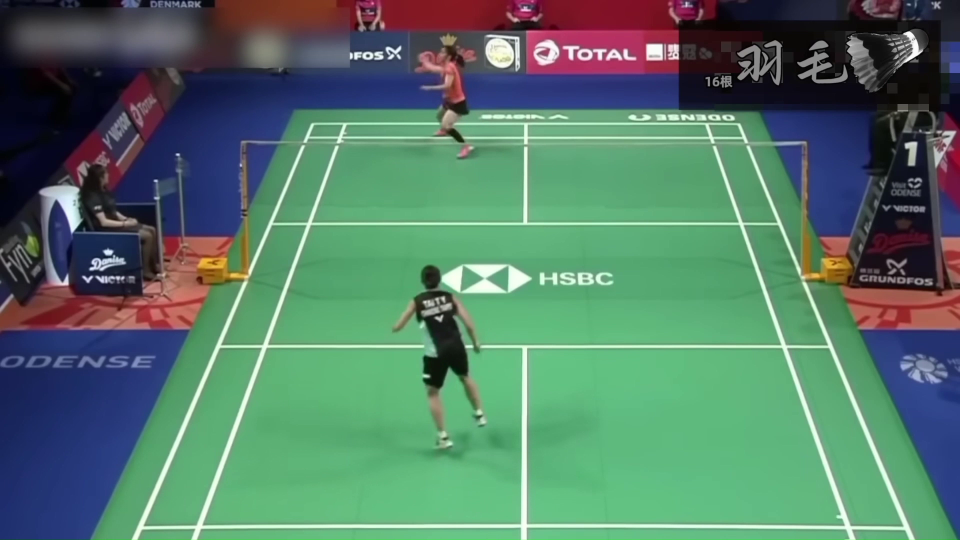
#> input picture frame 4 of B3.mp4, 1920 x 1080 px, given in place of B1.mp4, which was not available (shown at 1/2 size)
$ python e.py
#> lines starting #> are read from the running program, lines starting #| are printed output that depends on the picture; pictures that were not available may be replaced by others from this repository, and a replacement may not be noted
"""
    用 opencv 讀取兩個影片
    一個放左邊一個放右邊
"""


import cv2
import numpy as np

# 打開兩個影片
cap1 = cv2.VideoCapture('B1.mp4')
cap2 = cv2.VideoCapture('B2.mp4')

# 獲取第一個視頻的寬度和高度
width1 = int(cap1.get(cv2.CAP_PROP_FRAME_WIDTH))
height1 = int(cap1.get(cv2.CAP_PROP_FRAME_HEIGHT))
# 獲取第二個視頻的寬度和高度
width2 = int(cap2.get(cv2.CAP_PROP_FRAME_WIDTH))
height2 = int(cap2.get(cv2.CAP_PROP_FRAME_HEIGHT))

# 設置輸出視頻的寬度和高度
output_width = width1 + width2
output_height = max(height1, height2)
# 設置調整後的寬度和高度（例如縮小一半）
resized_width = output_width // 7
resized_height = output_height // 7

while True:
    ret1, frame1 = cap1.read()
#> frame1 is the input picture: shape (1080, 1920, 3); mean B, G, R 103.8, 120.2, 84.6
    ret2, frame2 = cap2.read()
    if not ret1 or not ret2:
        print("Cannot receive frame")
        break

    # # 如果兩個視頻的高度不同，調整高度以匹配
    # if height1 != height2:
    #     frame1 = cv2.resize(frame1, (width1, output_height))
    #     frame2 = cv2.resize(frame2, (width2, output_height))

    # 創建一個空白畫布
    output_frame = np.zeros((output_height, output_width, 3), dtype=np.uint8)
    # 將第一個視頻放在左半邊
    output_frame[:, :width1] = frame1
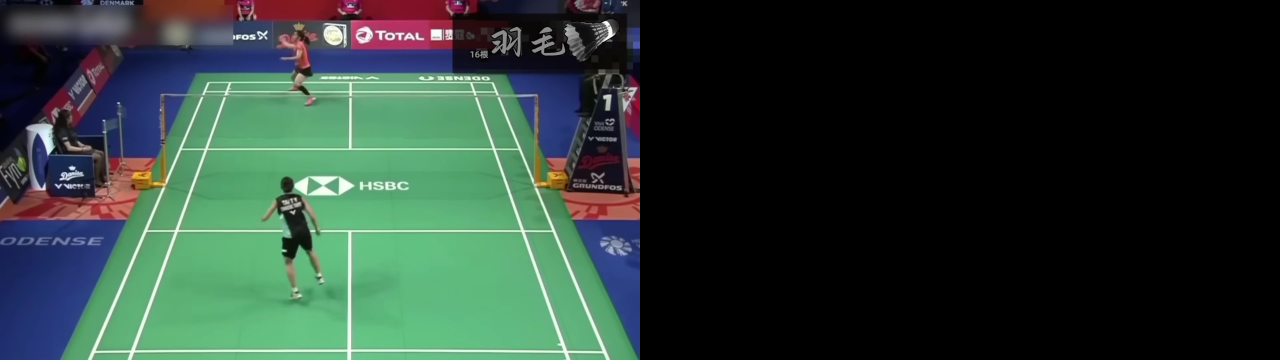
#> output_frame: shape (1080, 3840, 3) (shown at 1/3 size); mean B, G, R 51.9, 60.1, 42.3
    # 將第二個視頻放在右半邊
    output_frame[:, width1:] = frame2
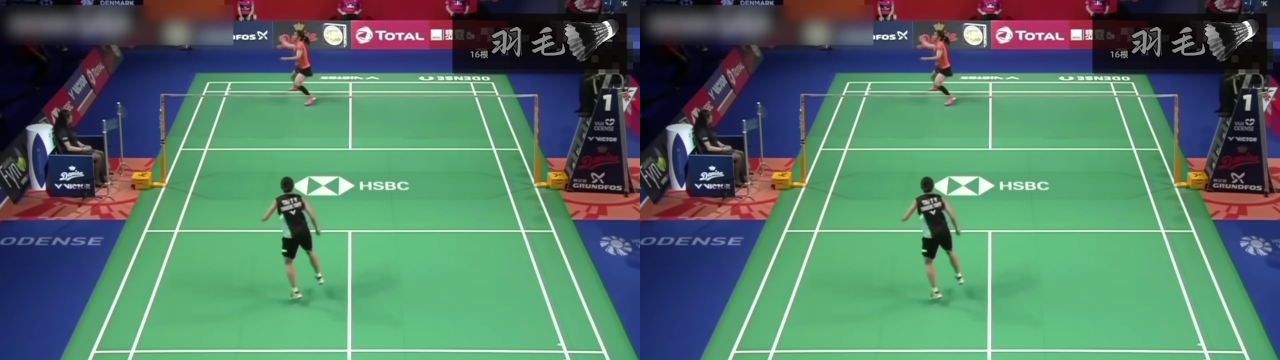
#> output_frame: shape (1080, 3840, 3) (shown at 1/3 size); mean B, G, R 103.8, 120.2, 84.6

    # 在交界處畫一條垂直線
    cv2.line(output_frame, (width1, 0), (width1, output_height), (0, 0, 255), 50)

    # 調整合併後的畫布大小
    resized_frame = cv2.resize(output_frame, (resized_width, resized_height))
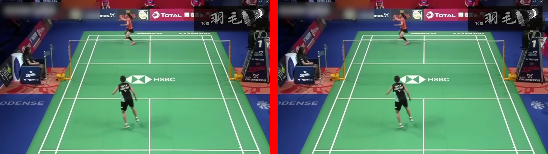
#> resized_frame: shape (154, 548, 3); mean B, G, R 102.6, 119.4, 87.4
    # 顯示調整後的視頻
    cv2.imshow('Combined Video', resized_frame)

    # 按 'q' 鍵退出
    if cv2.waitKey(1) & 0xFF == ord('q'):
#> (key q is pressed here)
        break

# 釋放視頻對象並關閉所有窗口
cap1.release()
cap2.release()
cv2.destroyAllWindows()

$ run again, starting later in the video
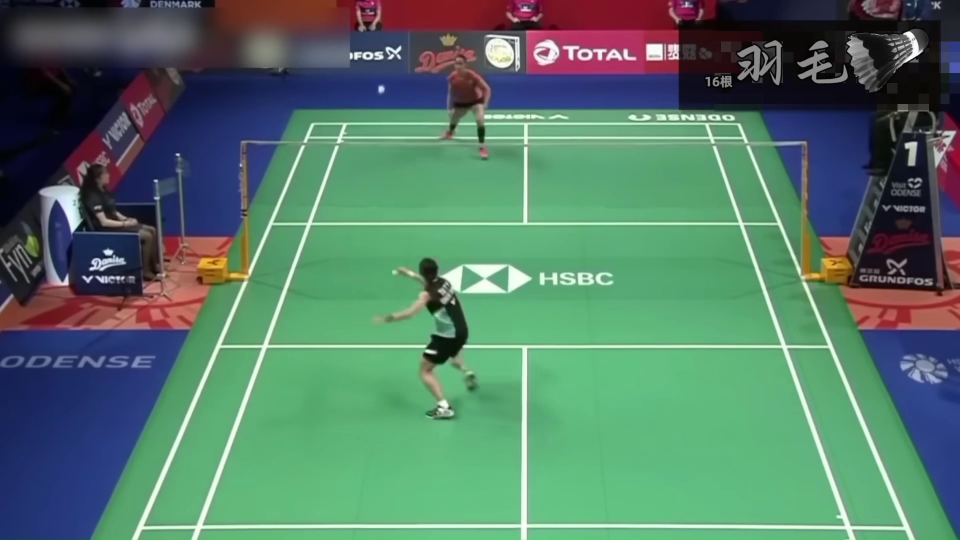
#> input picture frame 21 of B3.mp4, 1920 x 1080 px, given in place of B1.mp4, which was not available (shown at 1/2 size)
#> frame1 is the input picture: shape (1080, 1920, 3); mean B, G, R 103.9, 120.6, 84.6
#> `output_frame[:, :width1] = frame1`:
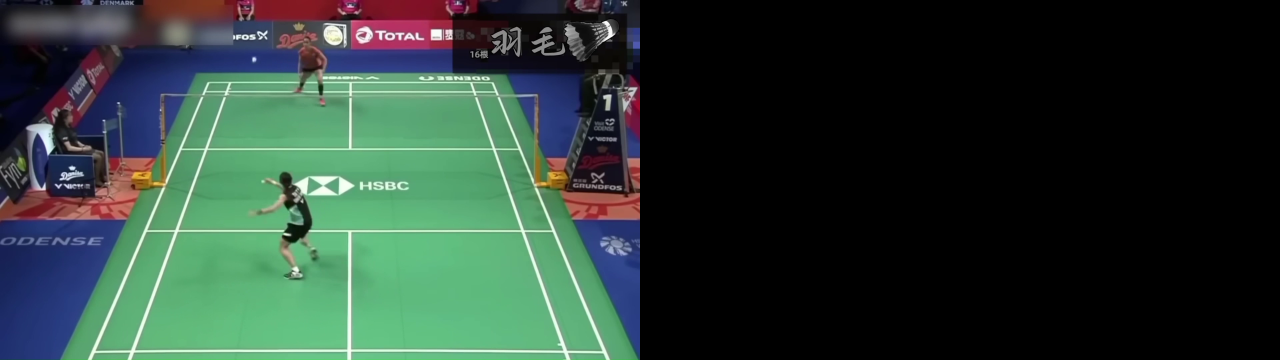
#> output_frame: shape (1080, 3840, 3) (shown at 1/3 size); mean B, G, R 52, 60.3, 42.3
#> `resized_frame = cv2.resize(output_frame, (resized_width, resized_heigh..`:
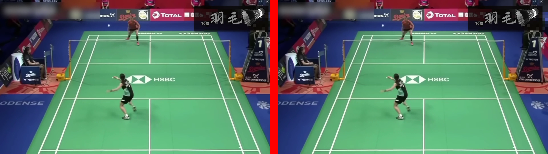
#> resized_frame: shape (154, 548, 3); mean B, G, R 102.7, 119.7, 87.5

$ run again, starting later in the video
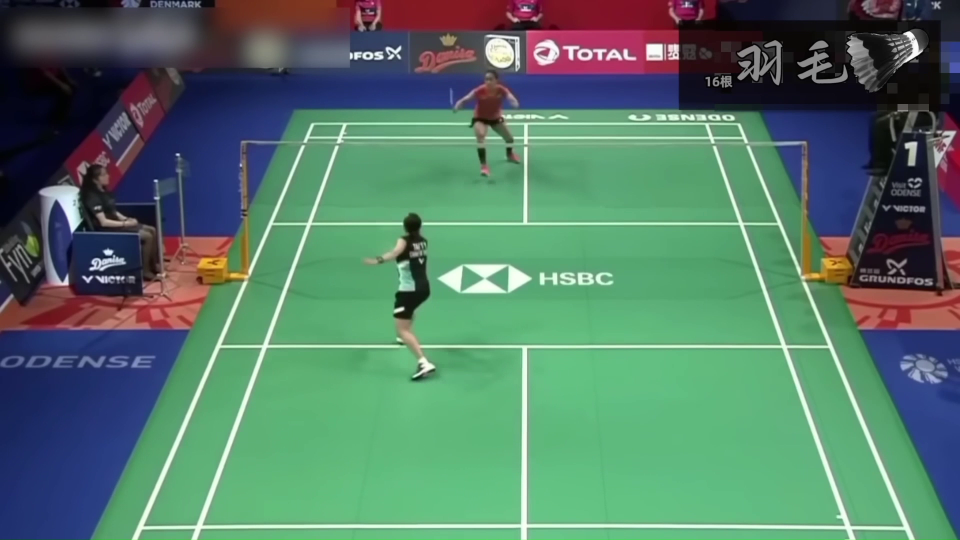
#> input picture frame 37 of B3.mp4, 1920 x 1080 px, given in place of B1.mp4, which was not available (shown at 1/2 size)
#> frame1 is the input picture: shape (1080, 1920, 3); mean B, G, R 104.1, 120.6, 84.8
#> `output_frame[:, :width1] = frame1`:
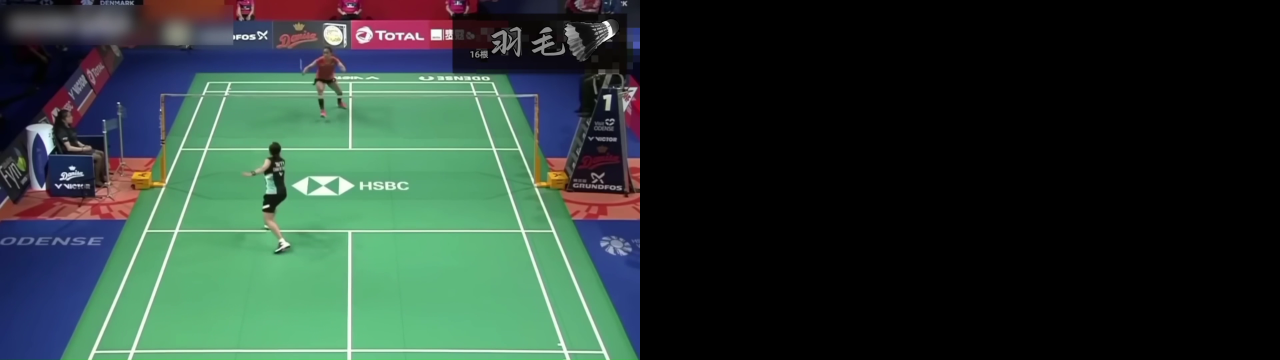
#> output_frame: shape (1080, 3840, 3) (shown at 1/3 size); mean B, G, R 52, 60.3, 42.4
#> `resized_frame = cv2.resize(output_frame, (resized_width, resized_heigh..`:
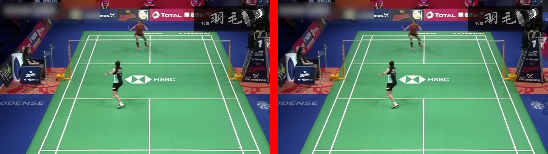
#> resized_frame: shape (154, 548, 3); mean B, G, R 102.8, 119.7, 87.6
